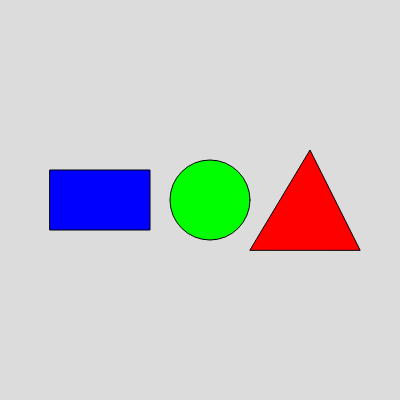
Frame 1 (no input)
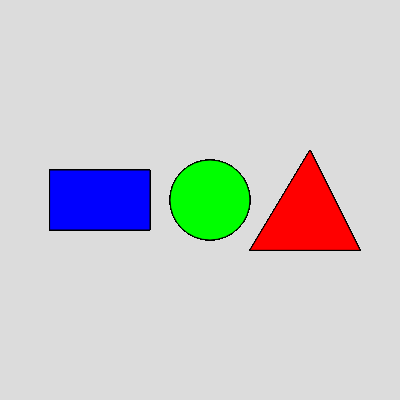
Frame 60 (no input)
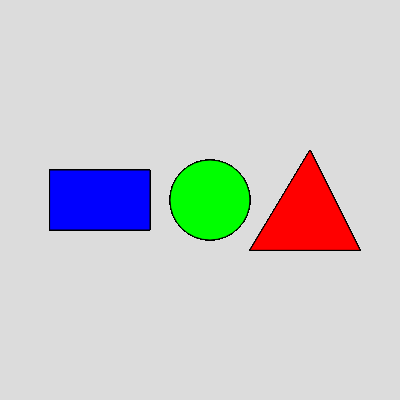
Frame 120 (the mouse pressed at the canvas centre since frame 60)

The p5.js sketch that drew these frames (run headless with seeded random() and noise() and a simulated clock; from frame 60 on, the mouse is pressed at the canvas centre):

// p5.js sketch
// ── sketch.js
function setup() {
  createCanvas(400, 400);
  background(220);
  rectMode(CENTER)
}

function draw() {
  fill(0,0,255);
  rect(100,height/2,100,60);
  fill(0,255,0);
  ellipse(210,height/2,80);
  fill(255,0,0);
  triangle(250,250,310,150,360,250);
}
